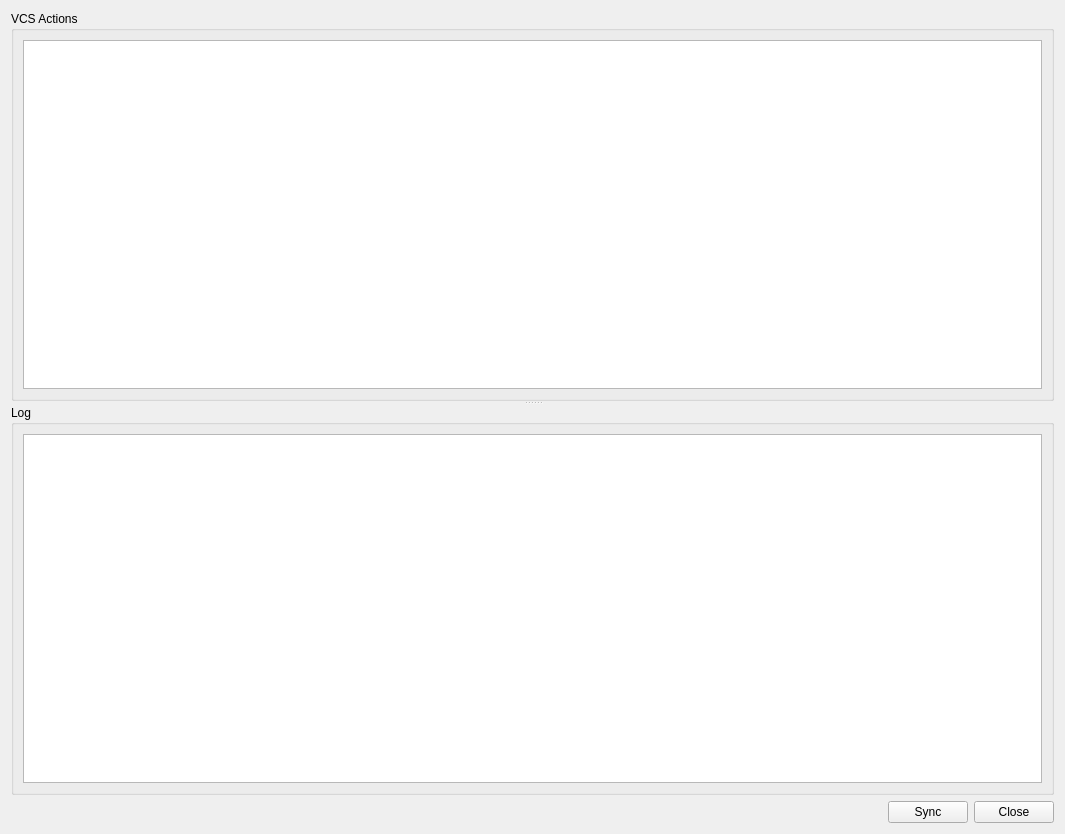
<?xml version="1.0" encoding="UTF-8"?>
<ui version="4.0">
 <class>DlgVCS</class>
 <widget class="QWidget" name="DlgVCS">
  <property name="geometry">
   <rect>
    <x>0</x>
    <y>0</y>
    <width>1065</width>
    <height>834</height>
   </rect>
  </property>
  <property name="windowTitle">
   <string>VCS Sync</string>
  </property>
  <property name="windowIcon">
   <iconset resource="../resource/resource.qrc">
    <normaloff>:/16x16_ico_png/git-icon.png</normaloff>:/16x16_ico_png/git-icon.png</iconset>
  </property>
  <layout class="QVBoxLayout" name="verticalLayout_2">
   <item>
    <widget class="QSplitter" name="splitter">
     <property name="orientation">
      <enum>Qt::Vertical</enum>
     </property>
     <widget class="QGroupBox" name="groupBox">
      <property name="sizePolicy">
       <sizepolicy hsizetype="Preferred" vsizetype="MinimumExpanding">
        <horstretch>0</horstretch>
        <verstretch>0</verstretch>
       </sizepolicy>
      </property>
      <property name="title">
       <string>VCS Actions</string>
      </property>
      <property name="flat">
       <bool>true</bool>
      </property>
      <layout class="QVBoxLayout" name="verticalLayout">
       <item>
        <widget class="QTableView" name="tableView">
         <property name="selectionMode">
          <enum>QAbstractItemView::NoSelection</enum>
         </property>
         <attribute name="horizontalHeaderStretchLastSection">
          <bool>true</bool>
         </attribute>
         <attribute name="verticalHeaderVisible">
          <bool>false</bool>
         </attribute>
         <attribute name="verticalHeaderDefaultSectionSize">
          <number>24</number>
         </attribute>
        </widget>
       </item>
      </layout>
     </widget>
     <widget class="QGroupBox" name="groupBox_2">
      <property name="sizePolicy">
       <sizepolicy hsizetype="Preferred" vsizetype="Preferred">
        <horstretch>0</horstretch>
        <verstretch>0</verstretch>
       </sizepolicy>
      </property>
      <property name="title">
       <string>Log</string>
      </property>
      <property name="flat">
       <bool>true</bool>
      </property>
      <layout class="QGridLayout" name="gridLayout">
       <item row="0" column="0">
        <widget class="QPlainTextEdit" name="plainTextEdit">
         <property name="sizePolicy">
          <sizepolicy hsizetype="Expanding" vsizetype="Preferred">
           <horstretch>0</horstretch>
           <verstretch>0</verstretch>
          </sizepolicy>
         </property>
        </widget>
       </item>
      </layout>
     </widget>
    </widget>
   </item>
   <item>
    <layout class="QHBoxLayout" name="horizontalLayout">
     <item>
      <spacer name="horizontalSpacer">
       <property name="orientation">
        <enum>Qt::Horizontal</enum>
       </property>
       <property name="sizeHint" stdset="0">
        <size>
         <width>40</width>
         <height>20</height>
        </size>
       </property>
      </spacer>
     </item>
     <item>
      <widget class="QPushButton" name="btnSync">
       <property name="text">
        <string>Sync</string>
       </property>
      </widget>
     </item>
     <item>
      <widget class="QPushButton" name="btnClose">
       <property name="text">
        <string>Close</string>
       </property>
      </widget>
     </item>
    </layout>
   </item>
  </layout>
 </widget>
 <resources>
  <include location="../resource/resource.qrc"/>
 </resources>
 <connections/>
</ui>
